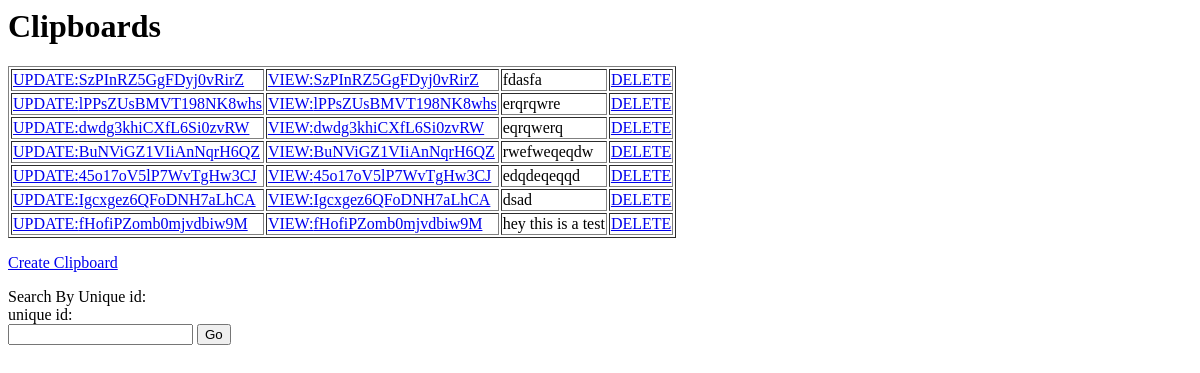
The app's page /, older data.
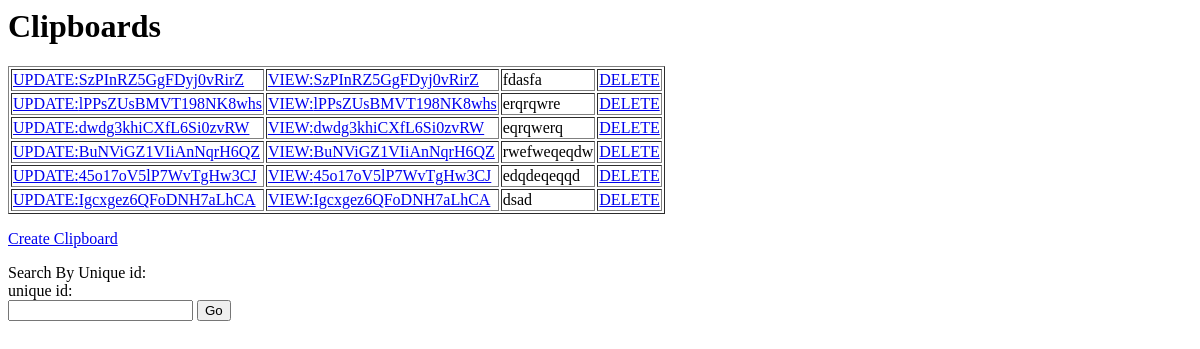
The same page, newer data.
### clipboards/models.py (models this page shows)
class Clipboards(models.Model):
  id = models.IntegerField(primary_key=True, auto_created=True, unique=True)
  ui = models.CharField(max_length=255)#primary_key=True, max_length=255, unique=True)                           #autogenerated
  user_id = models.IntegerField(default=0)                    #for later use
  passcode = models.CharField(max_length=30)                      #for later use
  passcode_hint = models.CharField(max_length=255)                #for later use
  content = models.TextField()                                    #user generated
  times_viewed = models.IntegerField(default=0)    #start at zero
  date_created = models.DateTimeField(auto_now=True)                      #auto generated
  minutes_until_expired = models.IntegerField(default=1440, validators=[MinValueValidator(1), MaxValueValidator(525600)])

### clipboards/views.py (the view)
# urls.py: path('', views.index, name='index'),
def index(request):
    allclipboards = Clipboards.objects.all().values()
    template = loader.get_template('index.html')
    context = {
        'allclipboards': allclipboards,
    }
    return HttpResponse(template.render(context, request))

### clipboards/templates/index.html (shortened to what this page needs)
<h1>Clipboards</h1>
<table border="1">
{% for x in allclipboards %}
<tr>
<td><a href="update/{{ x.ui }}">UPDATE:{{ x.ui }}</a></td>
<td><a href="view/{{ x.ui }}">VIEW:{{ x.ui }}</a></td>
<td>{{ x.content }}</td>
<td><a href="delete/{{ x.ui }}">DELETE</a></td>
</tr>
{% endfor %}
</table>
<p>
<a href="add/">Create Clipboard</a>
</p>
Search By Unique id:<br>
<form action="search/" method="post">
unique id: <br>
<input name="ui">
<input type="submit" value="Go">
</form>

Row changes from the older to the newer data that the page shows:
removed Clipboards: ui "fHofiPZomb0mjvdbiw9M", content "hey this is a test"
